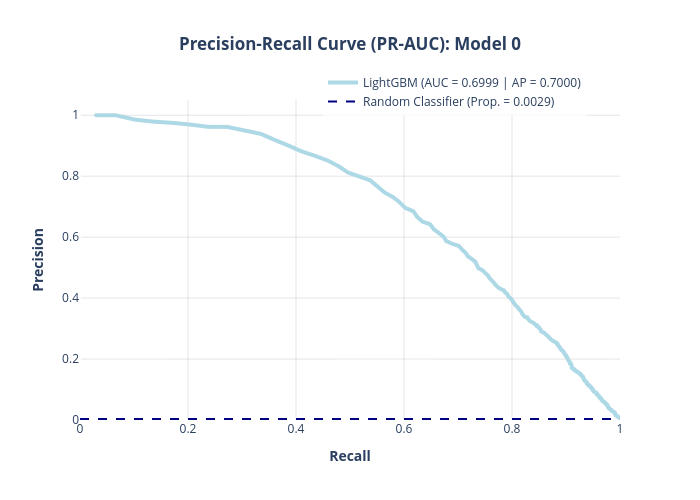

Source (notebook cell):
### Code cell
plot_PRAUC(precision_lgb_0, recall_lgb_0, pr_auc_lgb_0, ap_lgb_0, "LightGBM", "Model 0", "lightblue")

### Figure 1 — Plotly figure (JSON) as saved in the notebook; plotly's stock layout.template omitted (floating-point values rounded to 4 significant figures; data arrays with more than 128 entries replaced by an {"elided": "..."} marker saying what was removed)
{"data": [{"hovertemplate": "<b>Recall:</b> %{x:.4f}<br><b>Precision:</b> %{y:.4f}<extra></extra>", "legendgroup": "", "line": {"color": "lightblue", "dash": "solid", "width": 4}, "marker": {"symbol": "circle"}, "mode": "lines", "name": "LightGBM (AUC = 0.6999 | AP = 0.7000)", "showlegend": true, "type": "scattergl", "x": {"elided": "9364 float values"}, "xaxis": "x", "y": {"elided": "9364 float values"}, "yaxis": "y"}, {"hovertemplate": "=%{y}<extra></extra>", "legendgroup": "", "line": {"color": "navy", "dash": "dash", "width": 2}, "marker": {"color": "#636efa", "symbol": "circle"}, "mode": "lines", "name": "Random Classifier (Prop. = 0.0029)", "orientation": "v", "showlegend": true, "type": "scatter", "x": [null], "xaxis": "x", "y": [null], "yaxis": "y"}], "layout": {"autosize": false, "height": 500, "legend": {"bgcolor": "rgba(255, 255, 255, 0.8)", "tracegroupgap": 0, "x": 0.45, "y": 1.1}, "plot_bgcolor": "white", "shapes": [{"line": {"color": "navy", "dash": "dash", "width": 2}, "type": "line", "x0": 0, "x1": 1, "y0": 0.002941, "y1": 0.002941}], "title": {"text": "<b>Precision-Recall Curve (PR-AUC): Model 0</b>", "x": 0.5}, "width": 700, "xaxis": {"anchor": "y", "domain": [0, 1], "gridcolor": "rgba(0,0,0,0.1)", "range": [0, 1], "title": {"text": "<b>Recall<b>"}}, "yaxis": {"anchor": "x", "domain": [0, 1], "gridcolor": "rgba(0,0,0,0.1)", "range": [0, 1.05], "title": {"text": "<b>Precision<b>"}}}}
